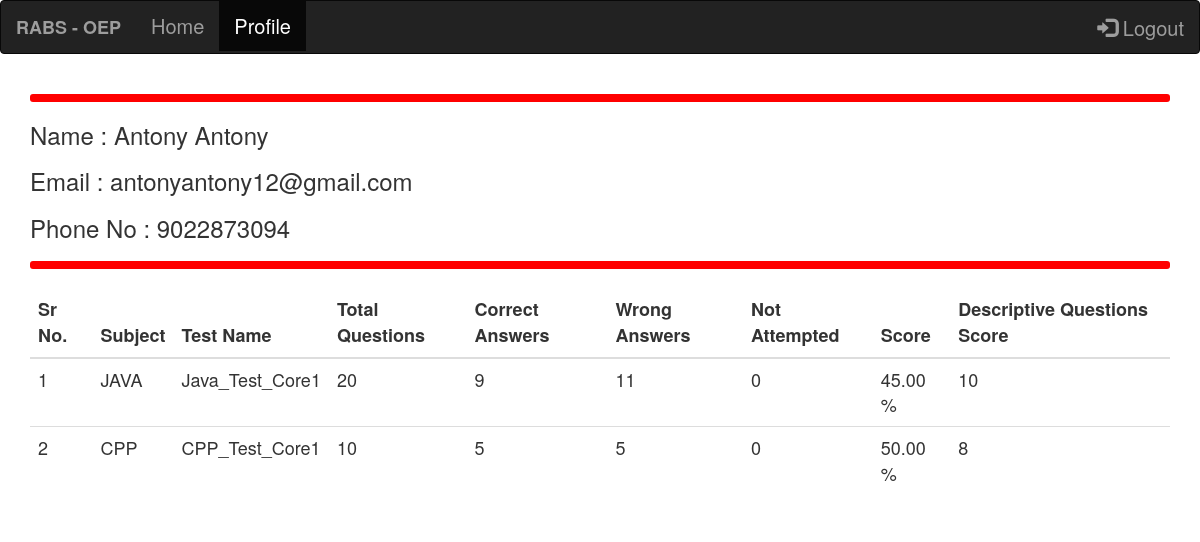
Screenshot of /Users/StudentProfile.php (signed in) with the database file from the repository.
### tables this page shows
CREATE TABLE `users` (
  `USER_ID` int(11) NOT NULL,
  `USER_NAME` varchar(200) NOT NULL,
  `EMAIL_ID` varchar(200) NOT NULL,
  `PASSWORD` varchar(200) NOT NULL,
  `PHONE_NO` varchar(50) NOT NULL
);

CREATE TABLE `test_result` (
  `RESULT_ID` int(11) NOT NULL,
  `TEST_ID` int(11) NOT NULL,
  `USER_ID` int(11) NOT NULL,
  `RIGHT_ANS` int(11) NOT NULL,
  `WRONG_ANS` int(11) NOT NULL,
  `NO_ATTEMPT` int(11) NOT NULL,
  `SCORE` float NOT NULL,
  `TIME` timestamp NOT NULL DEFAULT current_timestamp()
);

CREATE TABLE `test` (
  `TEST_ID` int(11) NOT NULL,
  `SUBJECT` varchar(100) NOT NULL,
  `TEST_NAME` varchar(100) NOT NULL,
  `SDATETIME` datetime NOT NULL,
  `EDATETIME` datetime NOT NULL,
  `TEST_DURATION` int(11) NOT NULL,
  `ATTEMPTS` int(11) NOT NULL,
  `YES_NO` varchar(10) NOT NULL,
  `CREATED` timestamp NOT NULL DEFAULT current_timestamp()
);

### Users/StudentProfile.php (the view, shortened to what this page needs)
<?php require'Connection.php' ?>
<?php
$user_id = $_SESSION['user_id'];
$query_user = mysqli_query($conn,"SELECT USER_NAME, EMAIL_ID, PHONE_NO FROM users WHERE USER_ID='$user_id' ");
$results_user = mysqli_fetch_array($query_user, MYSQLI_ASSOC);
$query = mysqli_query($conn,"SELECT * FROM test_result WHERE USER_ID='$user_id' ");
$results = mysqli_fetch_all($query, MYSQLI_ASSOC);
$query_test = mysqli_query($conn,"SELECT TEST_ID, TEST_NAME, SUBJECT FROM test ");
$results_test = mysqli_fetch_all($query_test, MYSQLI_ASSOC);
?>
<!DOCTYPE html>
<html lang="en">
<head>
		<link rel="stylesheet" href="https://maxcdn.bootstrapcdn.com/bootstrap/3.3.7/css/bootstrap.min.css">
		<link rel="stylesheet" type="text/css" href="CSS/">
</head>
<body>
	<nav class="navbar navbar-inverse" style="font-size: 20px;">
		<div class="container-fluid">
		    <div class="navbar-header">
		        <a class="navbar-brand" href="StudentHome.php"><b>RABS - OEP</b></a>
		    </div>
		    <ul class="nav navbar-nav">
		        <li>
		            <a href="StudentHome.php">Home</a>
		        </li>
		        <li class="active">
		            <a href="StudentProfile.php">Profile</a>
		        </li>
		    </ul>
		    <ul class="nav navbar-nav navbar-right">
		        <li>
		            <a href="Logout.php"><span class="glyphicon glyphicon-log-in"></span> Logout</a>
		        </li>
		    </ul>
		</div>
    </nav>
    <div class="container">
    	<hr style="border: 4px solid red; border-radius: 3px;">
		<h3>Name : <?php echo $results_user['USER_NAME'];?></h3>
		<h3>Email : <?php echo $results_user['EMAIL_ID'];?></h3>
		<h3>Phone No : <?php echo $results_user['PHONE_NO'];?></h3>
		<hr style="border: 4px solid red; border-radius: 3px;">
		<table class="table" style="font-size: 18px;">
            <thead>
                <tr>
					<th>Sr No.</th>
					<th>Subject</th>
					<th>Test Name</th>
                    <th>Total Questions</th>
                    <th>Correct Answers</th>
                    <th>Wrong Answers</th>
                    <th>Not Attempted</th>
                    <th>Score</th>
					<th>Descriptive Questions Score</th>
                </tr>
            </thead>
            <tbody>
				<?php $i=1; foreach ($results as $res): ?>
                <tr>
					<td>
						<?php echo $i; ?>
				    </td>
					<?php foreach ($results_test as $result_test): ?>
					<?php if($res['TEST_ID']==$result_test['TEST_ID'])
					{
					  echo '<td>'.$result_test['SUBJECT'].'</td>';
					  echo '<td>'.$result_test['TEST_NAME'].'</td>';
					}
					?>
				<?php endforeach; ?>
                    <td><?php echo ($res['RIGHT_ANS']+$res['WRONG_ANS']+$res['NO_ATTEMPT']); ?></td>
                    <td><?php echo $res['RIGHT_ANS']; ?></td>
                    <td><?php echo $res['WRONG_ANS']; ?></td>
                    <td><?php echo $res['NO_ATTEMPT']; ?></td>
                    <td><?php echo number_format((float) $res['SCORE'],2, '.', '').' %'; ?></td>
					<?php $result_id=$res['RESULT_ID'];
					$marks_q=mysqli_query($conn,"SELECT SUM(MARKS) FROM test_result_desc WHERE RESULT_ID='$result_id' ");
					while($row = mysqli_fetch_array($marks_q))
					{
       				  $marks= $row['SUM(MARKS)'];
					}
					?>
					<td><?php echo $marks; ?></td>
                </tr>
				<?php $i++; endforeach; ?>
            </tbody>
        </table>
	</div>
</body>
</html>

### rows the page displays
users: USER_NAME "Antony Antony", EMAIL_ID "antonyantony12@gmail.com", PHONE_NO "9022873094"
test_result: $res['RIGHT_ANS']+$res['WRONG_ANS']+$res['NO_ATTEMPT'] "20", RIGHT_ANS "9", WRONG_ANS "11", NO_ATTEMPT "0", SCORE "45.00", marks "10"
test: SUBJECT "JAVA", TEST_NAME "Java_Test_Core1"
test_result: $res['RIGHT_ANS']+$res['WRONG_ANS']+$res['NO_ATTEMPT'] "10", RIGHT_ANS "5", WRONG_ANS "5", NO_ATTEMPT "0", SCORE "50.00", marks "8"
test: SUBJECT "CPP", TEST_NAME "CPP_Test_Core1"
